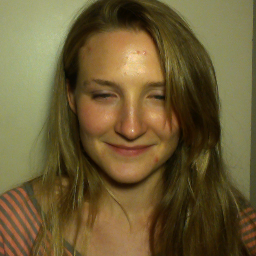
#> input picture Python/notebooks/examples/0162681551.png, 256 x 256 px; its folder holds only this picture in this run
$ jupyter execute --allow-errors 'mst version.ipynb'   (shell and % lines are left out)
#> lines starting #> are read from the running program, lines starting #| are printed output that depends on the picture; after the words box and inside, x2 and y2 are one past the last pixel; in counts of white or black regions, pixels touching at a corner belong together
[cell 1]
import glob
import cv2
import numpy as np
from matplotlib import pyplot as plt

[cell 2]
examples = glob.glob('examples/*.png')
examples

[cell 3]
examples = [cv2.imread(path, cv2.IMREAD_GRAYSCALE) for path in examples]
#> examples = 1 item

[cell 4]
import PIL.Image
import IPython.display

def show(arr):
    IPython.display.display(PIL.Image.fromarray(arr))
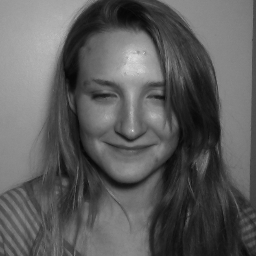
#> shown: PIL image 256x256 L; min 6, max 228, mean 93.1
#> the sliders are set to histogram_eq = False, cld = True, canny_low = 100, canny_hi = 200

[cell 5]
show(np.concatenate(examples, axis=1))

[cell 6]
from ipywidgets import interact

def histogram_equalize(data, max_val=None, endpoint=False):
    input_shape = np.shape(data)
    data_flat = np.asarray(data).flatten()
    if max_val is None:
        max_val = data_flat.max()
    indices = np.argsort(data_flat)
    replacements = np.linspace(0, max_val, len(indices), endpoint=endpoint)
    data_flat[indices] = replacements
    return data_flat.reshape(*input_shape)

def _cld(gray, halfw = 8,smoothPasses = 4, sigma1 = .9, sigma2 = 3, tau = .97):
    cv2.imwrite('tmp_gray.bmp', gray)
    !wsl ./cld tmp_gray.bmp tmp_cld.bmp {halfw} {smoothPasses} {sigma1} {sigma2} {tau}
    return cv2.imread('tmp_cld.bmp', cv2.IMREAD_GRAYSCALE)

def raster_edges(gray, histogram_eq=True, cld=True, canny_low=100, canny_hi=200):
#> called with histogram_eq = False, cld = True, canny_low = 100, canny_hi = 200
    if histogram_eq:
        gray = histogram_equalize(gray)

    edges = 255 - cv2.Canny(gray, canny_low, canny_hi)
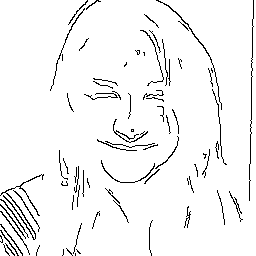
#> edges: shape (256, 256); 95.5% white; black in thin lines or dots

    if cld:
        edges &= _cld(gray)

    return edges


gray = examples[0]

#> (the rest of this cell did not finish here and is left out)

$ run again, on Python/notebooks/examples/0168366051.png
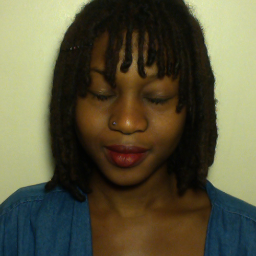
#> input picture Python/notebooks/examples/0168366051.png, 256 x 256 px
#> examples = 1 item
#> in show, `IPython.display.display(PIL.Image.fromarray(arr))`:
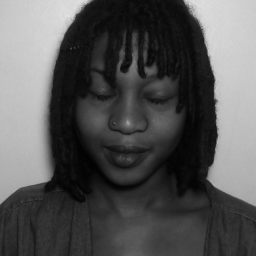
#> shown: PIL image 256x256 L; min 2, max 230, mean 85
#> in raster_edges, `edges = 255 - cv2.Canny(gray, canny_low, canny_hi)`:
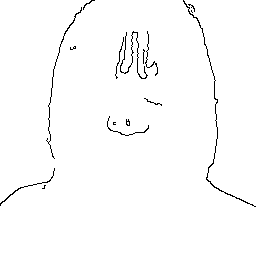
#> edges: shape (256, 256); 98.5% white; black in thin lines or dots, all inside (x1, y1, x2, y2) = (0, 0, 256, 207)

$ run again, on Python/notebooks/examples/0168639352.png
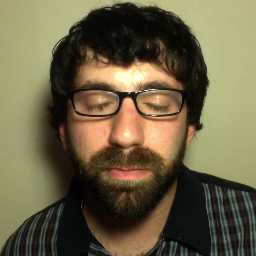
#> input picture Python/notebooks/examples/0168639352.png, 256 x 256 px
#> examples = 1 item
#> in show, `IPython.display.display(PIL.Image.fromarray(arr))`:
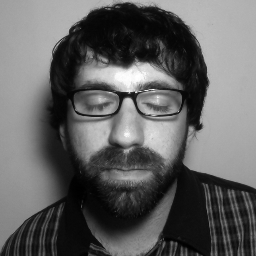
#> shown: PIL image 256x256 L; min 0, max 255, mean 97.6
#> in raster_edges, `edges = 255 - cv2.Canny(gray, canny_low, canny_hi)`:
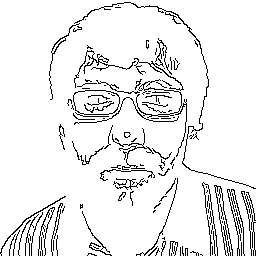
#> edges: shape (256, 256); 92.3% white; black in thin lines or dots
